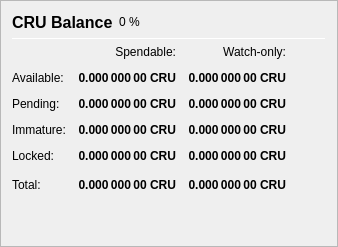
                   <widget class="QFrame" name="frame_Balances">
                    <property name="frameShape">
                     <enum>QFrame::StyledPanel</enum>
                    </property>
                    <property name="frameShadow">
                     <enum>QFrame::Raised</enum>
                    </property>
                    <layout class="QVBoxLayout" name="verticalLayout_4">
                     <item>
                      <layout class="QHBoxLayout" name="horizontalLayout_4">
                       <item>
                        <widget class="QLabel" name="label_5">
                         <property name="minimumSize">
                          <size>
                           <width>0</width>
                           <height>20</height>
                          </size>
                         </property>
                         <property name="font">
                          <font>
                           <pointsize>12</pointsize>
                           <weight>75</weight>
                           <bold>true</bold>
                          </font>
                         </property>
                         <property name="text">
                          <string>CRU Balance</string>
                         </property>
                        </widget>
                       </item>
                       <item>
                        <widget class="QLabel" name="labelCRUPercent">
                         <property name="text">
                          <string notr="true">0 %</string>
                         </property>
                        </widget>
                       </item>
                       <item>
                        <spacer name="horizontalSpacer_3">
                         <property name="orientation">
                          <enum>Qt::Horizontal</enum>
                         </property>
                         <property name="sizeHint" stdset="0">
                          <size>
                           <width>40</width>
                           <height>20</height>
                          </size>
                         </property>
                        </spacer>
                       </item>
                      </layout>
                     </item>
                     <item>
                      <widget class="Line" name="line_Balance">
                       <property name="minimumSize">
                        <size>
                         <width>0</width>
                         <height>1</height>
                        </size>
                       </property>
                       <property name="maximumSize">
                        <size>
                         <width>16777215</width>
                         <height>1</height>
                        </size>
                       </property>
                       <property name="orientation">
                        <enum>Qt::Horizontal</enum>
                       </property>
                      </widget>
                     </item>
                     <item>
                      <layout class="QGridLayout" name="gridLayout">
                       <property name="spacing">
                        <number>12</number>
                       </property>
                       <item row="0" column="1">
                        <widget class="QLabel" name="labelSpendable">
                         <property name="text">
                          <string>Spendable:</string>
                         </property>
                         <property name="alignment">
                          <set>Qt::AlignRight|Qt::AlignTrailing|Qt::AlignVCenter</set>
                         </property>
                        </widget>
                       </item>
                       <item row="0" column="2">
                        <widget class="QLabel" name="labelWatchonly">
                         <property name="text">
                          <string>Watch-only:</string>
                         </property>
                         <property name="alignment">
                          <set>Qt::AlignRight|Qt::AlignTrailing|Qt::AlignVCenter</set>
                         </property>
                        </widget>
                       </item>
                       <item row="1" column="0">
                        <widget class="QLabel" name="labelBalanceText">
                         <property name="text">
                          <string>Available:</string>
                         </property>
                        </widget>
                       </item>
                       <item row="1" column="1">
                        <widget class="QLabel" name="labelBalance">
                         <property name="font">
                          <font>
                           <weight>75</weight>
                           <bold>true</bold>
                          </font>
                         </property>
                         <property name="cursor">
                          <cursorShape>IBeamCursor</cursorShape>
                         </property>
                         <property name="toolTip">
                          <string>Your current spendable balance</string>
                         </property>
                         <property name="text">
                          <string notr="true">0.000 000 00 CRU</string>
                         </property>
                         <property name="alignment">
                          <set>Qt::AlignRight|Qt::AlignTrailing|Qt::AlignVCenter</set>
                         </property>
                         <property name="textInteractionFlags">
                          <set>Qt::LinksAccessibleByMouse|Qt::TextSelectableByKeyboard|Qt::TextSelectableByMouse</set>
                         </property>
                        </widget>
                       </item>
                       <item row="1" column="2">
                        <widget class="QLabel" name="labelWatchAvailable">
                         <property name="font">
                          <font>
                           <weight>75</weight>
                           <bold>true</bold>
                          </font>
                         </property>
                         <property name="cursor">
                          <cursorShape>IBeamCursor</cursorShape>
                         </property>
                         <property name="toolTip">
                          <string>Your current balance in watch-only addresses</string>
                         </property>
                         <property name="text">
                          <string notr="true">0.000 000 00 CRU</string>
                         </property>
                         <property name="alignment">
                          <set>Qt::AlignRight|Qt::AlignTrailing|Qt::AlignVCenter</set>
                         </property>
                         <property name="textInteractionFlags">
                          <set>Qt::LinksAccessibleByMouse|Qt::TextSelectableByKeyboard|Qt::TextSelectableByMouse</set>
                         </property>
                        </widget>
                       </item>
                       <item row="2" column="0">
                        <widget class="QLabel" name="labelPendingText">
                         <property name="text">
                          <string>Pending:</string>
                         </property>
                        </widget>
                       </item>
                       <item row="2" column="1">
                        <widget class="QLabel" name="labelUnconfirmed">
                         <property name="font">
                          <font>
                           <weight>75</weight>
                           <bold>true</bold>
                          </font>
                         </property>
                         <property name="cursor">
                          <cursorShape>IBeamCursor</cursorShape>
                         </property>
                         <property name="toolTip">
                          <string>Total of transactions that have yet to be confirmed, and do not yet count toward the spendable balance</string>
                         </property>
                         <property name="text">
                          <string notr="true">0.000 000 00 CRU</string>
                         </property>
                         <property name="alignment">
                          <set>Qt::AlignRight|Qt::AlignTrailing|Qt::AlignVCenter</set>
                         </property>
                         <property name="textInteractionFlags">
                          <set>Qt::LinksAccessibleByMouse|Qt::TextSelectableByKeyboard|Qt::TextSelectableByMouse</set>
                         </property>
                        </widget>
                       </item>
                       <item row="2" column="2">
                        <widget class="QLabel" name="labelWatchPending">
                         <property name="font">
                          <font>
                           <weight>75</weight>
                           <bold>true</bold>
                          </font>
                         </property>
                         <property name="cursor">
                          <cursorShape>IBeamCursor</cursorShape>
                         </property>
                         <property name="toolTip">
                          <string>Unconfirmed transactions to watch-only addresses</string>
                         </property>
                         <property name="text">
                          <string notr="true">0.000 000 00 CRU</string>
                         </property>
                         <property name="alignment">
                          <set>Qt::AlignRight|Qt::AlignTrailing|Qt::AlignVCenter</set>
                         </property>
                         <property name="textInteractionFlags">
                          <set>Qt::LinksAccessibleByMouse|Qt::TextSelectableByKeyboard|Qt::TextSelectableByMouse</set>
                         </property>
                        </widget>
                       </item>
                       <item row="3" column="0">
                        <widget class="QLabel" name="labelImmatureText">
                         <property name="text">
                          <string>Immature:</string>
                         </property>
                        </widget>
                       </item>
                       <item row="3" column="1">
                        <widget class="QLabel" name="labelImmature">
                         <property name="font">
                          <font>
                           <weight>75</weight>
                           <bold>true</bold>
                          </font>
                         </property>
                         <property name="cursor">
                          <cursorShape>IBeamCursor</cursorShape>
                         </property>
                         <property name="toolTip">
                          <string>Staked or masternode rewards that has not yet matured</string>
                         </property>
                         <property name="text">
                          <string notr="true">0.000 000 00 CRU</string>
                         </property>
                         <property name="alignment">
                          <set>Qt::AlignRight|Qt::AlignTrailing|Qt::AlignVCenter</set>
                         </property>
                         <property name="textInteractionFlags">
                          <set>Qt::LinksAccessibleByMouse|Qt::TextSelectableByKeyboard|Qt::TextSelectableByMouse</set>
                         </property>
                        </widget>
                       </item>
                       <item row="3" column="2">
                        <widget class="QLabel" name="labelWatchImmature">
                         <property name="font">
                          <font>
                           <weight>75</weight>
                           <bold>true</bold>
                          </font>
                         </property>
                         <property name="cursor">
                          <cursorShape>IBeamCursor</cursorShape>
                         </property>
                         <property name="toolTip">
                          <string>Staked or masternode rewards in watch-only addresses that has not yet matured</string>
                         </property>
                         <property name="text">
                          <string notr="true">0.000 000 00 CRU</string>
                         </property>
                         <property name="alignment">
                          <set>Qt::AlignRight|Qt::AlignTrailing|Qt::AlignVCenter</set>
                         </property>
                         <property name="textInteractionFlags">
                          <set>Qt::LinksAccessibleByMouse|Qt::TextSelectableByKeyboard|Qt::TextSelectableByMouse</set>
                         </property>
                        </widget>
                       </item>
                       <item row="4" column="0">
                        <widget class="QLabel" name="labelLockedBalanceText">
                         <property name="toolTip">
                          <string>Locked CRU or Masternode collaterals. These are excluded from zCRU minting.</string>
                         </property>
                         <property name="text">
                          <string>Locked:</string>
                         </property>
                        </widget>
                       </item>
                       <item row="4" column="1">
                        <widget class="QLabel" name="labelLockedBalance">
                         <property name="font">
                          <font>
                           <weight>75</weight>
                           <bold>true</bold>
                          </font>
                         </property>
                         <property name="cursor">
                          <cursorShape>IBeamCursor</cursorShape>
                         </property>
                         <property name="toolTip">
                          <string>Locked CRU or Masternode collaterals. These are excluded from zCRU minting.</string>
                         </property>
                         <property name="text">
                          <string notr="true">0.000 000 00 CRU</string>
                         </property>
                         <property name="alignment">
                          <set>Qt::AlignRight|Qt::AlignTrailing|Qt::AlignVCenter</set>
                         </property>
                         <property name="textInteractionFlags">
                          <set>Qt::LinksAccessibleByMouse|Qt::TextSelectableByKeyboard|Qt::TextSelectableByMouse</set>
                         </property>
                        </widget>
                       </item>
                       <item row="4" column="2">
                        <widget class="QLabel" name="labelWatchLocked">
                         <property name="font">
                          <font>
                           <weight>75</weight>
                           <bold>true</bold>
                          </font>
                         </property>
                         <property name="cursor">
                          <cursorShape>IBeamCursor</cursorShape>
                         </property>
                         <property name="toolTip">
                          <string>Current locked balance in watch-only addresses</string>
                         </property>
                         <property name="text">
                          <string notr="true">0.000 000 00 CRU</string>
                         </property>
                         <property name="alignment">
                          <set>Qt::AlignRight|Qt::AlignTrailing|Qt::AlignVCenter</set>
                         </property>
                         <property name="textInteractionFlags">
                          <set>Qt::LinksAccessibleByMouse|Qt::TextSelectableByKeyboard|Qt::TextSelectableByMouse</set>
                         </property>
                        </widget>
                       </item>
                       <item row="5" column="0">
                        <widget class="QLabel" name="labelTotalText">
                         <property name="text">
                          <string>Total:</string>
                         </property>
                         <property name="toolTip">
                          <string>Your current Curium balance, unconfirmed and immature transactions included</string>
                         </property>
                        </widget>
                       </item>
                       <item row="5" column="1">
                        <widget class="QLabel" name="labelTotal">
                         <property name="font">
                          <font>
                           <weight>75</weight>
                           <bold>true</bold>
                          </font>
                         </property>
                         <property name="cursor">
                          <cursorShape>IBeamCursor</cursorShape>
                         </property>
                         <property name="toolTip">
                          <string>Your current Curium balance, unconfirmed and immature transactions included</string>
                         </property>
                         <property name="text">
                          <string notr="true">0.000 000 00 CRU</string>
                         </property>
                         <property name="alignment">
                          <set>Qt::AlignRight|Qt::AlignTrailing|Qt::AlignVCenter</set>
                         </property>
                         <property name="textInteractionFlags">
                          <set>Qt::LinksAccessibleByMouse|Qt::TextSelectableByKeyboard|Qt::TextSelectableByMouse</set>
                         </property>
                        </widget>
                       </item>
                       <item row="5" column="2">
                        <widget class="QLabel" name="labelWatchTotal">
                         <property name="font">
                          <font>
                           <weight>75</weight>
                           <bold>true</bold>
                          </font>
                         </property>
                         <property name="cursor">
                          <cursorShape>IBeamCursor</cursorShape>
                         </property>
                         <property name="toolTip">
                          <string>Current total balance in watch-only addresses</string>
                         </property>
                         <property name="text">
                          <string notr="true">0.000 000 00 CRU</string>
                         </property>
                         <property name="alignment">
                          <set>Qt::AlignRight|Qt::AlignTrailing|Qt::AlignVCenter</set>
                         </property>
                         <property name="textInteractionFlags">
                          <set>Qt::LinksAccessibleByMouse|Qt::TextSelectableByKeyboard|Qt::TextSelectableByMouse</set>
                         </property>
                        </widget>
                       </item>
                       <item row="5" column="3">
                        <spacer name="horizontalSpacer_9">
                         <property name="orientation">
                          <enum>Qt::Horizontal</enum>
                         </property>
                         <property name="sizeHint" stdset="0">
                          <size>
                           <width>40</width>
                           <height>20</height>
                          </size>
                         </property>
                        </spacer>
                       </item>
                      </layout>
                     </item>
                     <item>
                      <spacer name="verticalSpacer_3">
                       <property name="orientation">
                        <enum>Qt::Vertical</enum>
                       </property>
                       <property name="sizeHint" stdset="0">
                        <size>
                         <width>20</width>
                         <height>40</height>
                        </size>
                       </property>
                      </spacer>
                     </item>
                    </layout>
                   </widget>
